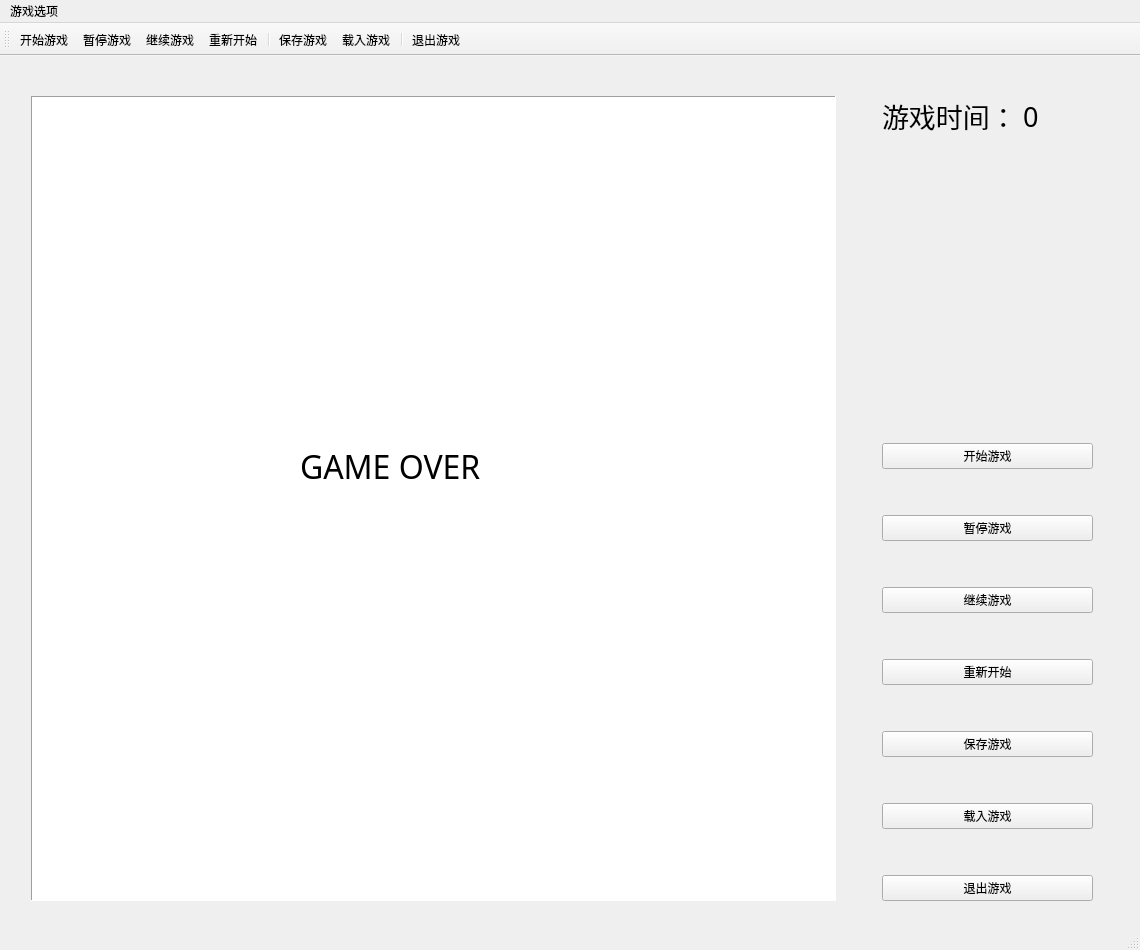
<?xml version="1.0" encoding="UTF-8"?>
<ui version="4.0">
 <class>MainWindow</class>
 <widget class="QMainWindow" name="MainWindow">
  <property name="geometry">
   <rect>
    <x>0</x>
    <y>0</y>
    <width>1140</width>
    <height>950</height>
   </rect>
  </property>
  <property name="sizePolicy">
   <sizepolicy hsizetype="Preferred" vsizetype="Preferred">
    <horstretch>0</horstretch>
    <verstretch>0</verstretch>
   </sizepolicy>
  </property>
  <property name="minimumSize">
   <size>
    <width>1140</width>
    <height>950</height>
   </size>
  </property>
  <property name="maximumSize">
   <size>
    <width>1140</width>
    <height>950</height>
   </size>
  </property>
  <property name="focusPolicy">
   <enum>Qt::NoFocus</enum>
  </property>
  <property name="windowTitle">
   <string>贪吃蛇</string>
  </property>
  <widget class="QWidget" name="centralWidget">
   <widget class="QLabel" name="labelOver">
    <property name="geometry">
     <rect>
      <x>300</x>
      <y>330</y>
      <width>240</width>
      <height>160</height>
     </rect>
    </property>
    <property name="font">
     <font>
      <family>方正舒体</family>
      <pointsize>24</pointsize>
     </font>
    </property>
    <property name="contextMenuPolicy">
     <enum>Qt::DefaultContextMenu</enum>
    </property>
    <property name="layoutDirection">
     <enum>Qt::LeftToRight</enum>
    </property>
    <property name="text">
     <string>GAME OVER</string>
    </property>
    <property name="textFormat">
     <enum>Qt::AutoText</enum>
    </property>
   </widget>
   <widget class="QWidget" name="layoutWidget">
    <property name="geometry">
     <rect>
      <x>20</x>
      <y>20</y>
      <width>1093</width>
      <height>845</height>
     </rect>
    </property>
    <layout class="QHBoxLayout" name="horizontalLayout_2">
     <property name="topMargin">
      <number>20</number>
     </property>
     <property name="rightMargin">
      <number>20</number>
     </property>
     <property name="bottomMargin">
      <number>20</number>
     </property>
     <item>
      <widget class="QWGraphicsView" name="graphicsView">
       <property name="minimumSize">
        <size>
         <width>805</width>
         <height>805</height>
        </size>
       </property>
       <property name="maximumSize">
        <size>
         <width>805</width>
         <height>805</height>
        </size>
       </property>
       <property name="focusPolicy">
        <enum>Qt::NoFocus</enum>
       </property>
       <property name="contextMenuPolicy">
        <enum>Qt::DefaultContextMenu</enum>
       </property>
       <property name="frameShape">
        <enum>QFrame::Panel</enum>
       </property>
       <property name="frameShadow">
        <enum>QFrame::Sunken</enum>
       </property>
       <property name="backgroundBrush">
        <brush brushstyle="NoBrush">
         <color alpha="255">
          <red>0</red>
          <green>0</green>
          <blue>0</blue>
         </color>
        </brush>
       </property>
      </widget>
     </item>
     <item>
      <spacer name="horizontalSpacer">
       <property name="orientation">
        <enum>Qt::Horizontal</enum>
       </property>
       <property name="sizeType">
        <enum>QSizePolicy::Fixed</enum>
       </property>
       <property name="sizeHint" stdset="0">
        <size>
         <width>40</width>
         <height>20</height>
        </size>
       </property>
      </spacer>
     </item>
     <item>
      <layout class="QVBoxLayout" name="verticalLayout_2">
       <property name="leftMargin">
        <number>0</number>
       </property>
       <item>
        <layout class="QHBoxLayout" name="horizontalLayout">
         <item>
          <widget class="QLabel" name="label">
           <property name="font">
            <font>
             <family>隶书</family>
             <pointsize>20</pointsize>
            </font>
           </property>
           <property name="text">
            <string>游戏时间：</string>
           </property>
          </widget>
         </item>
         <item>
          <widget class="QLabel" name="labelScore">
           <property name="sizePolicy">
            <sizepolicy hsizetype="Expanding" vsizetype="Preferred">
             <horstretch>0</horstretch>
             <verstretch>0</verstretch>
            </sizepolicy>
           </property>
           <property name="font">
            <font>
             <family>隶书</family>
             <pointsize>20</pointsize>
            </font>
           </property>
           <property name="layoutDirection">
            <enum>Qt::LeftToRight</enum>
           </property>
           <property name="text">
            <string>0</string>
           </property>
          </widget>
         </item>
        </layout>
       </item>
       <item>
        <spacer name="verticalSpacer_7">
         <property name="orientation">
          <enum>Qt::Vertical</enum>
         </property>
         <property name="sizeType">
          <enum>QSizePolicy::MinimumExpanding</enum>
         </property>
         <property name="sizeHint" stdset="0">
          <size>
           <width>20</width>
           <height>40</height>
          </size>
         </property>
        </spacer>
       </item>
       <item>
        <layout class="QVBoxLayout" name="verticalLayout">
         <property name="sizeConstraint">
          <enum>QLayout::SetDefaultConstraint</enum>
         </property>
         <item>
          <widget class="QPushButton" name="btnStart">
           <property name="focusPolicy">
            <enum>Qt::NoFocus</enum>
           </property>
           <property name="text">
            <string>开始游戏</string>
           </property>
          </widget>
         </item>
         <item>
          <spacer name="verticalSpacer">
           <property name="orientation">
            <enum>Qt::Vertical</enum>
           </property>
           <property name="sizeHint" stdset="0">
            <size>
             <width>20</width>
             <height>40</height>
            </size>
           </property>
          </spacer>
         </item>
         <item>
          <widget class="QPushButton" name="btnPause">
           <property name="focusPolicy">
            <enum>Qt::NoFocus</enum>
           </property>
           <property name="text">
            <string>暂停游戏</string>
           </property>
          </widget>
         </item>
         <item>
          <spacer name="verticalSpacer_2">
           <property name="orientation">
            <enum>Qt::Vertical</enum>
           </property>
           <property name="sizeHint" stdset="0">
            <size>
             <width>20</width>
             <height>40</height>
            </size>
           </property>
          </spacer>
         </item>
         <item>
          <widget class="QPushButton" name="btnContinue">
           <property name="focusPolicy">
            <enum>Qt::NoFocus</enum>
           </property>
           <property name="text">
            <string>继续游戏</string>
           </property>
          </widget>
         </item>
         <item>
          <spacer name="verticalSpacer_3">
           <property name="orientation">
            <enum>Qt::Vertical</enum>
           </property>
           <property name="sizeHint" stdset="0">
            <size>
             <width>20</width>
             <height>40</height>
            </size>
           </property>
          </spacer>
         </item>
         <item>
          <widget class="QPushButton" name="btnRestart">
           <property name="focusPolicy">
            <enum>Qt::NoFocus</enum>
           </property>
           <property name="text">
            <string>重新开始</string>
           </property>
          </widget>
         </item>
         <item>
          <spacer name="verticalSpacer_4">
           <property name="orientation">
            <enum>Qt::Vertical</enum>
           </property>
           <property name="sizeHint" stdset="0">
            <size>
             <width>20</width>
             <height>40</height>
            </size>
           </property>
          </spacer>
         </item>
         <item>
          <widget class="QPushButton" name="btnSave">
           <property name="focusPolicy">
            <enum>Qt::NoFocus</enum>
           </property>
           <property name="text">
            <string>保存游戏</string>
           </property>
          </widget>
         </item>
         <item>
          <spacer name="verticalSpacer_5">
           <property name="orientation">
            <enum>Qt::Vertical</enum>
           </property>
           <property name="sizeHint" stdset="0">
            <size>
             <width>20</width>
             <height>40</height>
            </size>
           </property>
          </spacer>
         </item>
         <item>
          <widget class="QPushButton" name="btnLoad">
           <property name="focusPolicy">
            <enum>Qt::NoFocus</enum>
           </property>
           <property name="text">
            <string>载入游戏</string>
           </property>
          </widget>
         </item>
         <item>
          <spacer name="verticalSpacer_6">
           <property name="orientation">
            <enum>Qt::Vertical</enum>
           </property>
           <property name="sizeHint" stdset="0">
            <size>
             <width>20</width>
             <height>40</height>
            </size>
           </property>
          </spacer>
         </item>
         <item>
          <widget class="QPushButton" name="btnClose">
           <property name="focusPolicy">
            <enum>Qt::NoFocus</enum>
           </property>
           <property name="text">
            <string>退出游戏</string>
           </property>
          </widget>
         </item>
        </layout>
       </item>
      </layout>
     </item>
    </layout>
   </widget>
   <zorder>layoutWidget</zorder>
   <zorder>labelOver</zorder>
  </widget>
  <widget class="QMenuBar" name="menuBar">
   <property name="geometry">
    <rect>
     <x>0</x>
     <y>0</y>
     <width>1140</width>
     <height>25</height>
    </rect>
   </property>
   <widget class="QMenu" name="menu">
    <property name="title">
     <string>游戏选项</string>
    </property>
    <addaction name="actionStart"/>
    <addaction name="actionPause"/>
    <addaction name="actionContinue"/>
    <addaction name="actionRestart"/>
    <addaction name="separator"/>
    <addaction name="actionSave"/>
    <addaction name="actionLoad"/>
    <addaction name="separator"/>
    <addaction name="actionClose"/>
   </widget>
   <addaction name="menu"/>
  </widget>
  <widget class="QToolBar" name="mainToolBar">
   <attribute name="toolBarArea">
    <enum>TopToolBarArea</enum>
   </attribute>
   <attribute name="toolBarBreak">
    <bool>false</bool>
   </attribute>
   <addaction name="actionStart"/>
   <addaction name="actionPause"/>
   <addaction name="actionContinue"/>
   <addaction name="actionRestart"/>
   <addaction name="separator"/>
   <addaction name="actionSave"/>
   <addaction name="actionLoad"/>
   <addaction name="separator"/>
   <addaction name="actionClose"/>
  </widget>
  <widget class="QStatusBar" name="statusBar"/>
  <action name="actionClose">
   <property name="text">
    <string>退出游戏</string>
   </property>
  </action>
  <action name="actionStart">
   <property name="text">
    <string>开始游戏</string>
   </property>
  </action>
  <action name="actionPause">
   <property name="text">
    <string>暂停游戏</string>
   </property>
  </action>
  <action name="actionRestart">
   <property name="text">
    <string>重新开始</string>
   </property>
  </action>
  <action name="actionContinue">
   <property name="text">
    <string>继续游戏</string>
   </property>
  </action>
  <action name="actionSave">
   <property name="text">
    <string>保存游戏</string>
   </property>
  </action>
  <action name="actionLoad">
   <property name="text">
    <string>载入游戏</string>
   </property>
  </action>
 </widget>
 <layoutdefault spacing="6" margin="11"/>
 <customwidgets>
  <customwidget>
   <class>QWGraphicsView</class>
   <extends>QGraphicsView</extends>
   <header>qwgraphicsview.h</header>
  </customwidget>
 </customwidgets>
 <resources/>
 <connections>
  <connection>
   <sender>actionClose</sender>
   <signal>triggered()</signal>
   <receiver>MainWindow</receiver>
   <slot>close()</slot>
   <hints>
    <hint type="sourcelabel">
     <x>-1</x>
     <y>-1</y>
    </hint>
    <hint type="destinationlabel">
     <x>419</x>
     <y>499</y>
    </hint>
   </hints>
  </connection>
  <connection>
   <sender>btnClose</sender>
   <signal>clicked()</signal>
   <receiver>MainWindow</receiver>
   <slot>close()</slot>
   <hints>
    <hint type="sourcelabel">
     <x>511</x>
     <y>897</y>
    </hint>
    <hint type="destinationlabel">
     <x>554</x>
     <y>474</y>
    </hint>
   </hints>
  </connection>
 </connections>
</ui>
